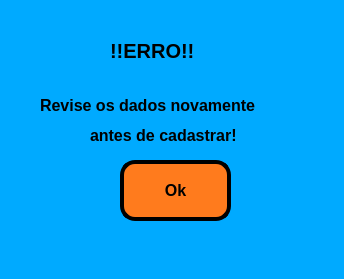
<?xml version="1.0" encoding="UTF-8"?>
<ui version="4.0">
 <class>MainWindow</class>
 <widget class="QMainWindow" name="MainWindow">
  <property name="geometry">
   <rect>
    <x>0</x>
    <y>0</y>
    <width>344</width>
    <height>279</height>
   </rect>
  </property>
  <property name="windowTitle">
   <string>Error menssagem</string>
  </property>
  <property name="styleSheet">
   <string notr="true">background-color: rgb(0, 170, 255);</string>
  </property>
  <widget class="QWidget" name="centralwidget">
   <widget class="QPushButton" name="pushButton">
    <property name="geometry">
     <rect>
      <x>120</x>
      <y>160</y>
      <width>111</width>
      <height>61</height>
     </rect>
    </property>
    <property name="font">
     <font>
      <pointsize>12</pointsize>
      <weight>75</weight>
      <bold>true</bold>
     </font>
    </property>
    <property name="styleSheet">
     <string notr="true">background-color: rgb(255, 123, 29);
border-radius: 15px;
border-style: outset;
border-width: 4px;
border-color: black;</string>
    </property>
    <property name="text">
     <string>Ok</string>
    </property>
    <property name="icon">
     <iconset>
      <normaloff>ok-marca.png</normaloff>ok-marca.png</iconset>
    </property>
   </widget>
   <widget class="QLabel" name="label_3">
    <property name="geometry">
     <rect>
      <x>110</x>
      <y>30</y>
      <width>111</width>
      <height>41</height>
     </rect>
    </property>
    <property name="font">
     <font>
      <pointsize>15</pointsize>
      <weight>75</weight>
      <bold>true</bold>
     </font>
    </property>
    <property name="text">
     <string>!!ERRO!!</string>
    </property>
   </widget>
   <widget class="QLabel" name="label_4">
    <property name="geometry">
     <rect>
      <x>40</x>
      <y>90</y>
      <width>281</width>
      <height>31</height>
     </rect>
    </property>
    <property name="font">
     <font>
      <pointsize>12</pointsize>
      <weight>75</weight>
      <bold>true</bold>
     </font>
    </property>
    <property name="text">
     <string>Revise os dados novamente </string>
    </property>
   </widget>
   <widget class="QLabel" name="label_5">
    <property name="geometry">
     <rect>
      <x>90</x>
      <y>120</y>
      <width>201</width>
      <height>31</height>
     </rect>
    </property>
    <property name="font">
     <font>
      <pointsize>12</pointsize>
      <weight>75</weight>
      <bold>true</bold>
     </font>
    </property>
    <property name="text">
     <string>antes de cadastrar!</string>
    </property>
   </widget>
   <widget class="QLabel" name="label">
    <property name="geometry">
     <rect>
      <x>40</x>
      <y>20</y>
      <width>61</width>
      <height>51</height>
     </rect>
    </property>
    <property name="text">
     <string/>
    </property>
    <property name="pixmap">
     <pixmap>erro.png</pixmap>
    </property>
    <property name="scaledContents">
     <bool>true</bool>
    </property>
   </widget>
   <widget class="QLabel" name="label_2">
    <property name="geometry">
     <rect>
      <x>230</x>
      <y>20</y>
      <width>61</width>
      <height>51</height>
     </rect>
    </property>
    <property name="text">
     <string/>
    </property>
    <property name="pixmap">
     <pixmap>erro.png</pixmap>
    </property>
    <property name="scaledContents">
     <bool>true</bool>
    </property>
   </widget>
  </widget>
  <widget class="QMenuBar" name="menubar">
   <property name="geometry">
    <rect>
     <x>0</x>
     <y>0</y>
     <width>344</width>
     <height>26</height>
    </rect>
   </property>
  </widget>
  <widget class="QStatusBar" name="statusbar"/>
 </widget>
 <resources/>
 <connections/>
</ui>
